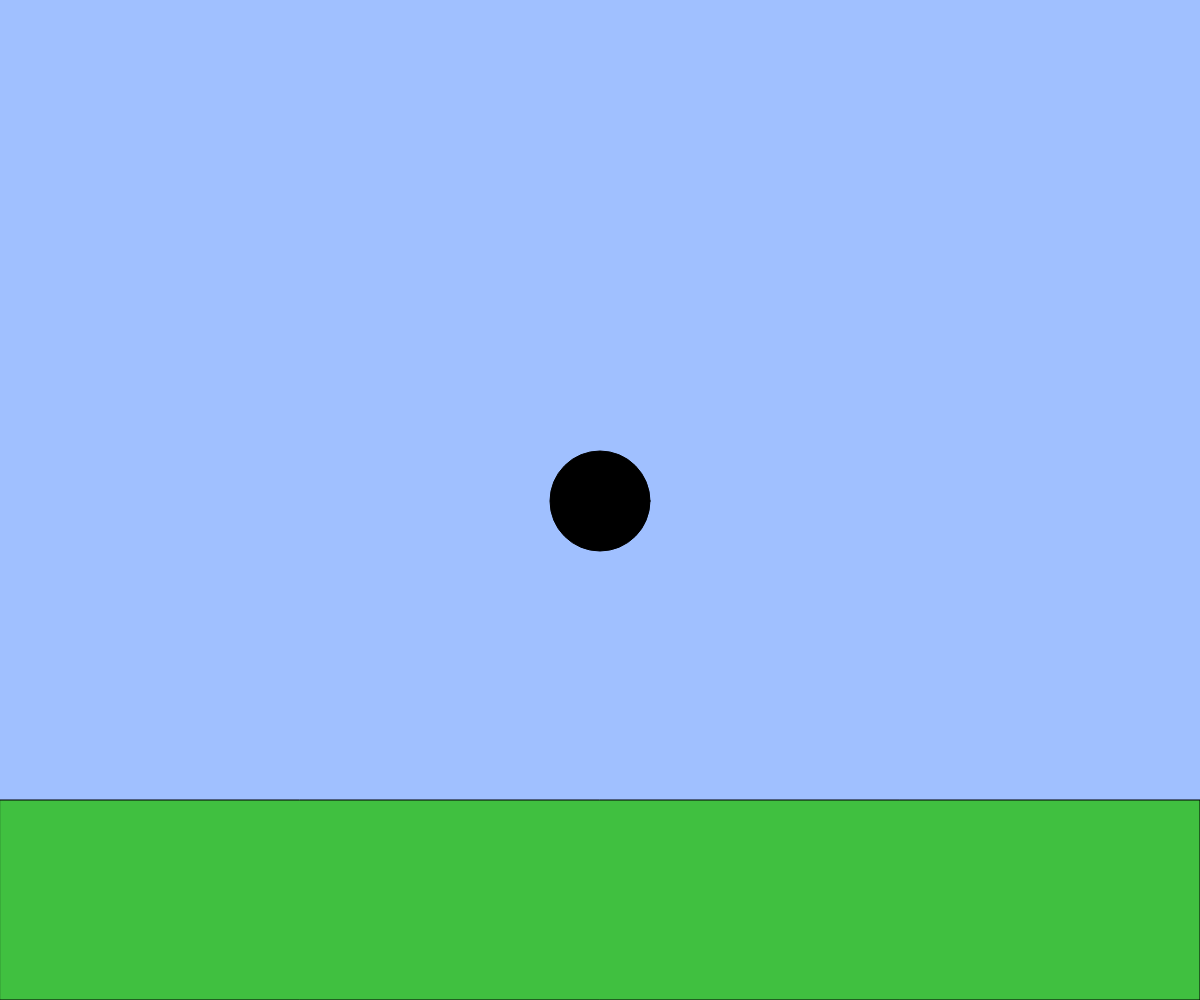
Frame 1 (no input)
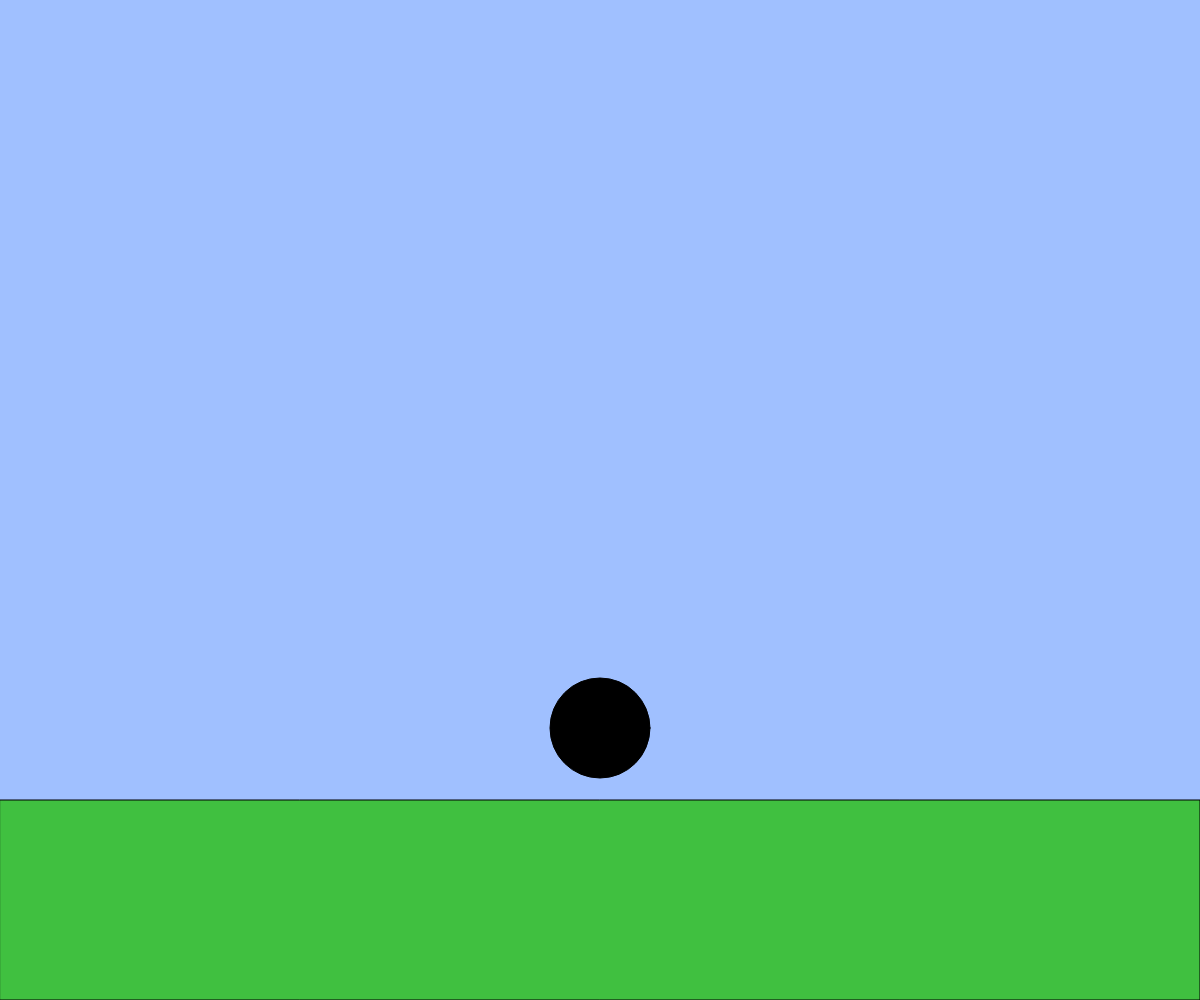
Frame 60 (no input)
Frame 120 (the mouse pressed at the canvas centre since frame 60): identical to frame 60, image omitted

The p5.js sketch that drew these frames (run headless with seeded random() and noise() and a simulated clock; from frame 60 on, the mouse is pressed at the canvas centre):

// p5.js sketch
// ── sketch.js
// 2D アニメーションゲームのようなインタラクション
let x, y;
let vx, vy;
const g = 1;

function setup(){
  createCanvas(windowWidth, windowHeight);
  x = width / 2;
  y = height / 2;
  vx = 0;
  vy = 0;
}

function windowResized(){
  resizeCanvas(windowWidth, windowHeight);
}

function draw(){
  background(160, 192, 255);
  const size = height * 0.1; // キャラクターのサイズ

  // 地面を描く
  const groundY = height * 0.8;
  fill(64, 192, 64);
  rect(0, groundY, width, height - groundY);

  let gr = groundY-size;

  if(keyIsDown(LEFT_ARROW))
    if(keyIsDown(SHIFT)){x -= 20;}
    else{x -= 10;}
  if(keyIsDown(RIGHT_ARROW))    
    if(keyIsDown(SHIFT)){x += 20;}
    else{x += 10;}
  x = constrain(x,size/2,width-(size/2));
  y = constrain(y,height*0.3,gr);
  // BLANK[2] 重力とジャンプ
  x += vx;
  y += vy;
  // vy += g;
  if(y > gr){ 
    if(keyIsDown(" ".charCodeAt(0))){
      if(y < height*0.3){
        vy = g*vy;
      }
      else
        {vy = -2 * g * vy; 
      }
    }
  }
  else{vy += g;}

 

  // 速くなりすぎないように制限
  vx = constrain(vx, -15, 15);
  vy = constrain(vy, -15, 15);

  // 位置を更新
  x += vx;
  y += vy;

  // キャラクターを描く
  fill(0);
  ellipse(x, y, size, size);
}
